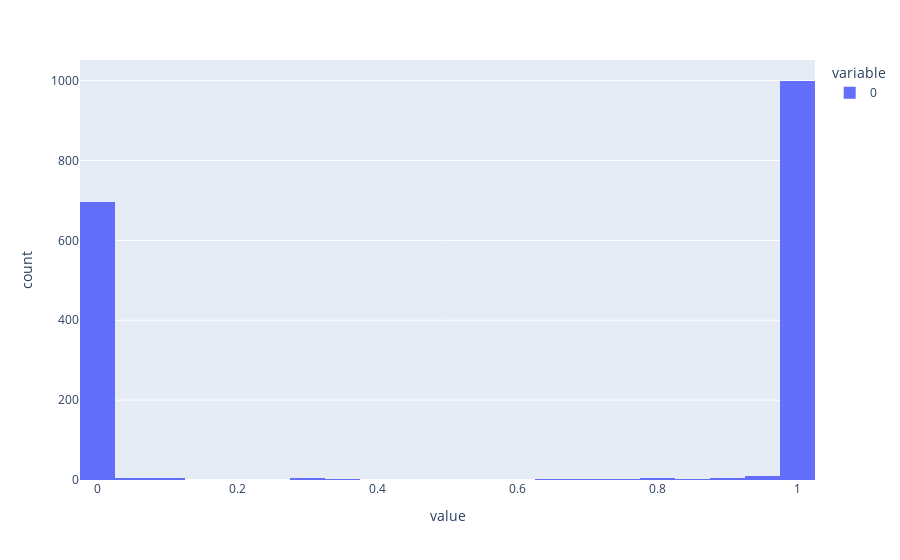

Source (notebook cell):
### Code cell
p = model.predict(x_test)
hist= px.histogram(p)
hist.show()

### Figure 1 — Plotly figure (JSON) as saved in the notebook; plotly's stock layout.template omitted (floating-point values rounded to 4 significant figures; data arrays with more than 128 entries replaced by an {"elided": "..."} marker saying what was removed)
{"data": [{"alignmentgroup": "True", "bingroup": "x", "hovertemplate": "variable=0<br>value=%{x}<br>count=%{y}<extra></extra>", "legendgroup": "0", "marker": {"color": "#636efa", "pattern": {"shape": ""}}, "name": "0", "offsetgroup": "0", "orientation": "v", "showlegend": true, "type": "histogram", "x": {"elided": "1737 float values"}, "xaxis": "x", "yaxis": "y"}], "layout": {"barmode": "relative", "legend": {"title": {"text": "variable"}, "tracegroupgap": 0}, "margin": {"t": 60}, "xaxis": {"anchor": "y", "domain": [0, 1], "title": {"text": "value"}}, "yaxis": {"anchor": "x", "domain": [0, 1], "title": {"text": "count"}}}}
